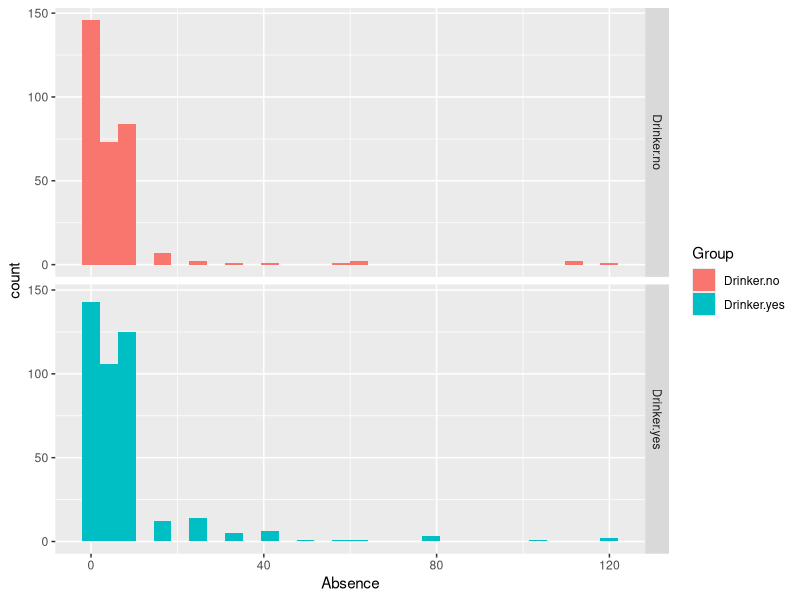

Here is the R script that generated this plot:
## ---- chunk 1
# Load libraries
library(tidyverse)
library(vroom)
library(pwr)
## ---- chunk 2
absenteeism <- vroom("data_to_clean_cleaned_v2.csv")
## ---- chunk 3
# Transform the data from wide to long
longabsent <- absenteeism |> 
  pivot_longer(cols = c("Drinker.yes", "Drinker.no"),
               names_to = "Group",
               values_to = "Absence") |> 
  na.omit()
## ---- chunk 4
# Create a histogram of each group
ggplot(data = longabsent, aes(x = Absence, fill = Group)) +
  geom_histogram() +
  facet_grid(Group~.)
## ---- chunk 5
# Determine the sample size needed for a two-tailed, one sample t-test with
# an effect size of 0.8, power of 0.9, and significance of 0.05.
pwr.t.test(d = 0.8, power = 0.9, sig.level = 0.05, type = "one.sample", alternative = "two.sided")
